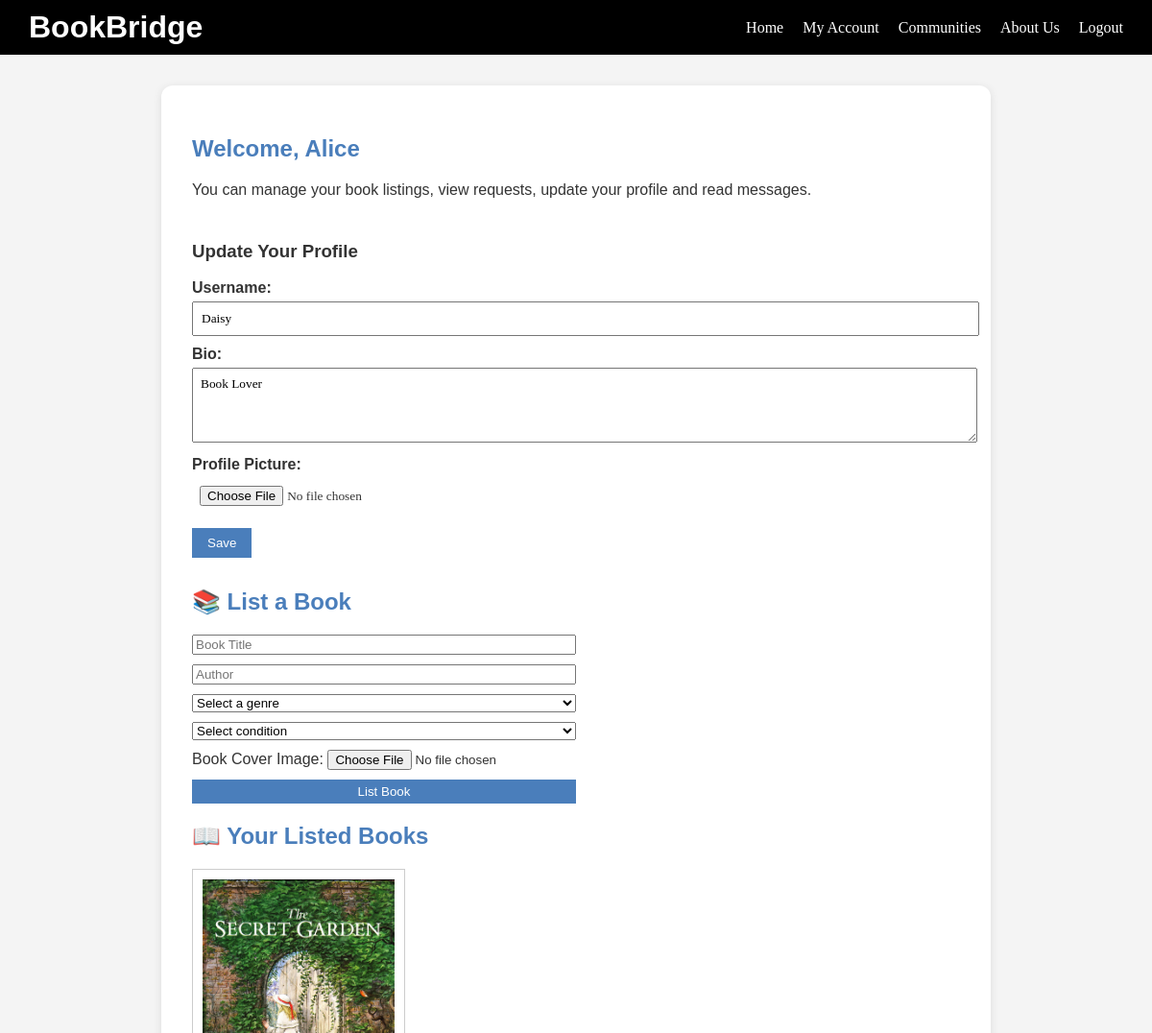
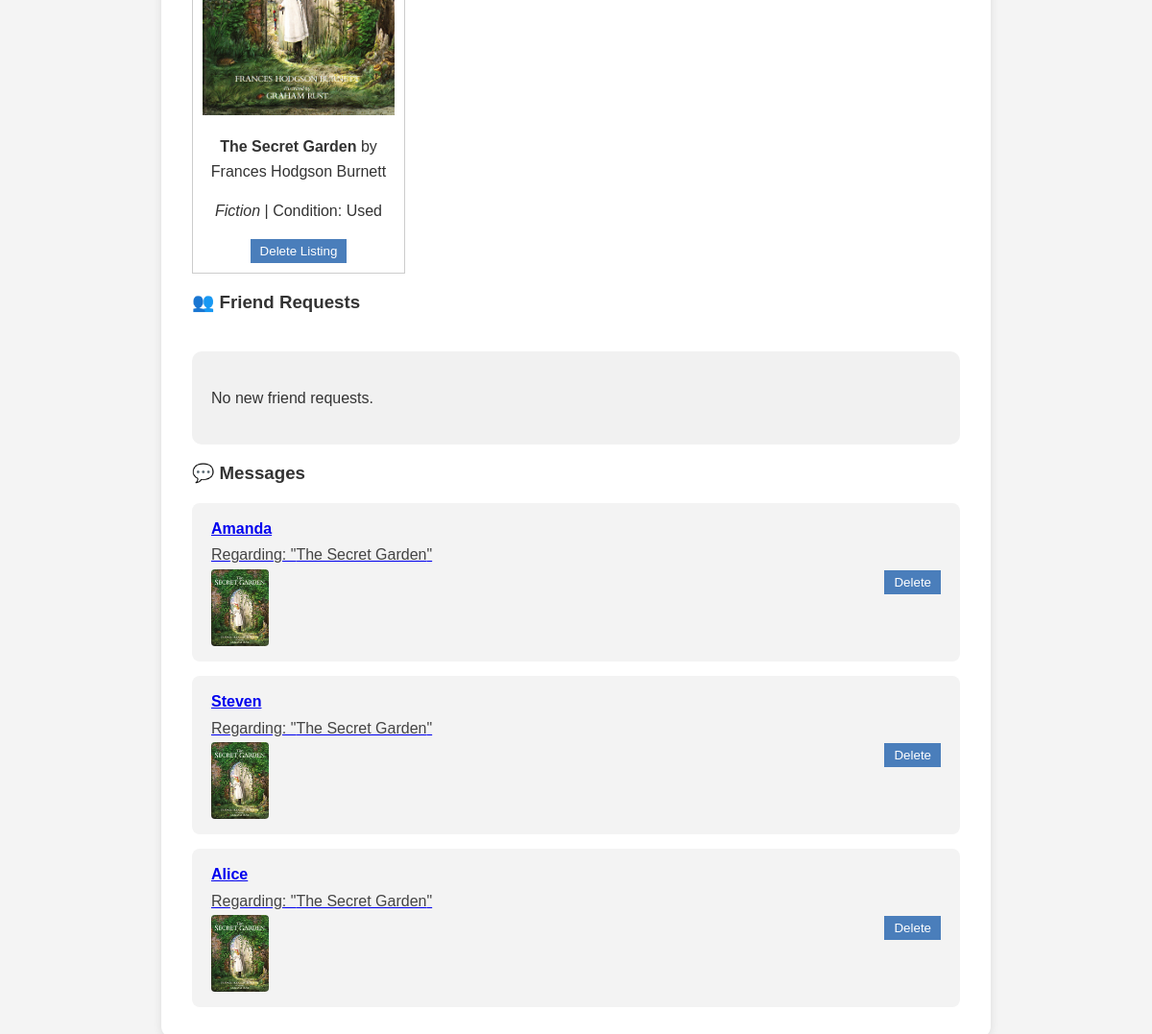
Page /myaccount (signed in) on the committed database (2 pictures, top to bottom).
### tables this page shows
CREATE TABLE users (
            id INTEGER PRIMARY KEY AUTOINCREMENT,
            first_name TEXT NOT NULL,
            last_name TEXT NOT NULL,
            age INTEGER NOT NULL,
            email TEXT NOT NULL UNIQUE,
            password TEXT NOT NULL
        );

CREATE TABLE user_profiles (
            id INTEGER PRIMARY KEY AUTOINCREMENT,
            user_id INTEGER NOT NULL,
            username TEXT,
            profile_picture TEXT,
            bio TEXT,
            FOREIGN KEY (user_id) REFERENCES users(id)
        );

CREATE TABLE book_listings (
            id INTEGER PRIMARY KEY AUTOINCREMENT,
            user_id INTEGER NOT NULL,
            title TEXT NOT NULL,
            author TEXT NOT NULL,
            genre TEXT NOT NULL,
            condition TEXT NOT NULL,
            image_filename TEXT,
            FOREIGN KEY (user_id) REFERENCES users(id)
        );

CREATE TABLE messages (
            id INTEGER PRIMARY KEY AUTOINCREMENT,
            sender_id INTEGER NOT NULL,
            receiver_id INTEGER NOT NULL,
            book_id INTEGER,
            message TEXT NOT NULL,
            timestamp DATETIME DEFAULT CURRENT_TIMESTAMP,
            FOREIGN KEY (sender_id) REFERENCES users(id),
            FOREIGN KEY (receiver_id) REFERENCES users(id),
            FOREIGN KEY (book_id) REFERENCES book_listings(id)
        );

### app/routes.py (the view)
@main.route("/myaccount")
def my_account():
    if "user" not in session:  # user not logged in
        return render_template("account.html", logged_in=False)
    user_id = session["user"]["id"]
    listings = get_book_listings_by_user(user_id)
    user_profile = get_user_profile(user_id)
    messages = get_messages_for_user(user_id)
    conn = get_db_connection()
    friend_requests = conn.execute(
        """
        SELECT fr.id, u.id AS sender_id, up.username, up.profile_picture, fr.created_at
        FROM friend_requests fr
        JOIN users u ON fr.sender_id = u.id
        JOIN user_profiles up ON u.id = up.user_id
        WHERE fr.receiver_id = ? AND fr.status = 'pending'
        """,
        (user_id,),
    ).fetchall()
    conn.close()
    friend_requests = [
        {
            **dict(row),
            "created_at": datetime.strptime(row["created_at"], "%Y-%m-%d %H:%M:%S"),
        }
        for row in friend_requests
    ]
    return render_template(
        "account.html",
        logged_in=True,
        user=session["user"],
        first_name=session["user"]["first_name"],
        listings=listings,
        user_profile=user_profile,
        messages=messages,
        friend_requests=friend_requests,  # pass to template
    )

### app/models.py (called while the page is built)
def get_db_connection():
    conn = sqlite3.connect("app/database.db")
    conn.row_factory = sqlite3.Row  # allows column access by name
    return conn

def get_user_profile(user_id):
    conn = get_db_connection()
    profile = conn.execute(
        "SELECT * FROM user_profiles WHERE user_id = ?", (user_id,)
    ).fetchone()
    conn.close()
    return profile

def get_book_listings_by_user(user_id):
    conn = get_db_connection()
    books = conn.execute(
        "SELECT * FROM book_listings WHERE user_id = ?", (user_id,)
    ).fetchall()
    conn.close()
    return books

def get_messages_for_user(user_id):
    conn = get_db_connection()
    messages = conn.execute(
        """
        SELECT m.*, u.first_name AS sender_name, b.title AS book_title, b.image_filename
        FROM messages m
        JOIN users u ON m.sender_id = u.id
        JOIN book_listings b ON m.book_id = b.id
        WHERE m.receiver_id = ?
        ORDER BY timestamp DESC
        """,
        (user_id,),
    ).fetchall()
    conn.close()
    return messages

### app/templates/account.html (shortened to what this page needs)
{% extends 'base.html' %}
{% block styles %}
<link rel="stylesheet" href="{{ url_for('static', filename='css/account.css') }}">
{% endblock %}
{% block content %}
<section class="account-container">
    {% if logged_in %}
        <div class="profile-header">
            <div>
                <h2 class="subheading">Welcome, {{ first_name }}</h2>
                <p>You can manage your book listings, view requests, update your profile and read messages.</p>
            </div>
        </div>
        <h3 class="subheading">Update Your Profile</h3>
        <form action="{{ url_for('main.update_profile') }}" method="POST" enctype="multipart/form-data" class="profile-form">
            <label>Username:</label>
            <input type="text" name="username" placeholder="Your username"
                   value="{{ user_profile.username if user_profile else '' }}" required><br>
            <label>Bio:</label>
            <textarea name="bio" placeholder="Tell us about yourself..." rows="4" required>{{ user_profile.bio if user_profile else '' }}</textarea><br>
            <label>Profile Picture:</label>
            <input type="file" name="profile_picture" accept="image/*"><br>
            <button type="submit">Save</button>
        </form>
        <h2 class="subheading">📚 List a Book</h2>
        <form method="POST" action="{{ url_for('main.list_book') }}" enctype="multipart/form-data" class="listing-form">
            <input type="text" name="title" placeholder="Book Title" required>
            <input type="text" name="author" placeholder="Author" required>
            <select name="genre" required>
                <option value="">Select a genre</option>
            </select>
            <select name="condition" required>
                <option value="">Select condition</option>
            </select>
            <label>Book Cover Image: <input type="file" name="book_image" accept="image/*"></label>
            <button type="submit">List Book</button>
        </form>
        <h2 class="subheading">📖 Your Listed Books</h2>
        <div class="book-listings">
            {% if listings %}
                {% for book in listings %}
                    <div class="book-item">
                        {% if book.image_filename %}
                            <img src="{{ url_for('static', filename='uploads/' + book.image_filename) }}" alt="{{ book.title }}">
                        {% endif %}
                        <p><strong>{{ book.title }}</strong> by {{ book.author }}</p>
                        <p><em>{{ book.genre }}</em> | Condition: {{ book.condition }}</p>
                        <form method="POST" action="{{ url_for('main.delete_listing', listing_id=book.id) }}">
                            <button type="submit" class="delete-button">Delete Listing</button>
                        </form>
                    </div>
                {% endfor %}
            {% else %}
                <p>You haven't listed any books yet.</p>
            {% endif %}
        </div>
        <h3 class="subheading">👥 Friend Requests</h3>
        <div class="friend-requests">
            {% if friend_requests %}
                {% for request in friend_requests %}
                    <div class="friend-request-item">
                        <div class="friend-request-left">
                            <p><strong>{{ request.username }}</strong> wants to be friends!</p>
                            <p class="request-time">{{ request.created_at.strftime('%Y-%m-%d %H:%M') }}</p>
                        </div>
                        <div class="friend-request-actions">
                            <form method="POST" action="{{ url_for('main.accept_friend_request', request_id=request.id) }}">
                                <button type="submit" class="btn-accept">Accept</button>
                            </form>
                            <form method="POST" action="{{ url_for('main.decline_friend_request', request_id=request.id) }}">
                                <button type="submit" class="btn-decline">Decline</button>
                            </form>
                        </div>
                    </div>
                {% endfor %}
            {% else %}
                <p>No new friend requests.</p>
            {% endif %}
        </div>
        <h3 class="subheading">💬 Messages</h3>
        <div class="messages-container">
            {% if messages %}
                {% for msg in messages %}
                    <div class="message-row">
                        <a href="{{ url_for('main.chat', buyer_id=msg.sender_id, book_id=msg.book_id) }}" class="message-link">
                            <div class="message-left">
                                <p><strong>{{ msg.sender_name }}</strong></p>
                                <p class="message-preview">Regarding: "{{ msg.book_title }}"</p>
                            </div>
                            <div class="message-right">
                                {% if msg.image_filename %}
                                    <img src="{{ url_for('static', filename='uploads/' + msg.image_filename) }}"
                                        alt="{{ msg.book_title }}" class="message-book-cover">
                                {% endif %}
                            </div>
                        </a>
                        <form method="POST" action="{{ url_for('main.delete_message', message_id=msg.id) }}" onsubmit="return confirm('Delete this message?');">
                            <button type="submit" class="delete-button">Delete</button>
                        </form>
                    </div>
                {% endfor %}
            {% else %}
                <p>No messages.</p>
            {% endif %}
        </div>
    {% else %}
        <h2>Access Denied</h2>
        <p>You need to <a href="{{ url_for('main.login') }}">log in</a> or <a href="{{ url_for('main.register') }}">register</a> to view your account details.</p>
    {% endif %}
</section>
{% endblock %}

### app/templates/base.html (shortened to what this page needs)
<!DOCTYPE html>
<html lang="en">
<head>
    <link rel="stylesheet" href="{{ url_for('static', filename='css/base.css') }}">
    <link rel="stylesheet" href="{{ url_for('static', filename='css/navbar.css') }}">
    {% block styles %}{% endblock %}
</head>
<body>
    {% include 'navbar.html' %}
    <main>
        {% block content %}{% endblock %}
    </main>
</body>
</html>

### app/templates/navbar.html
<header>
    <h1>BookBridge</h1>
    <nav>
        <div class="nav-links">
            <a href="{{ url_for('main.home') }}">Home</a>
            <a href="{{ url_for('main.my_account') }}">My Account</a>
            <a href="{{ url_for('main.communities') }}">Communities</a>
            <a href="{{ url_for('main.about') }}">About Us</a>
            {% if session.get('user') %}
                <a href="{{ url_for('main.logout') }}">Logout</a>
            {% else %}
                <a href="{{ url_for('main.login') }}">Login</a>
            {% endif %}
        </div>
    </nav>
</header>

### app/static/css/base.css (style rules this page uses)
body { font-family: Arial, sans-serif; margin: 0; padding: 0; background: #f4f4f4; color: #333; }

### app/static/css/navbar.css (style rules this page uses)
header { display: flex; justify-content: space-between; align-items: center; background-color: black; padding: 10px 30px; color: white; }
header h1 { color: #ffffff; font-family: 'Poppins', sans-serif; margin: 0; }
.nav-links { display: flex; gap: 20px; align-items: center; }
.nav-links a { text-decoration: none; color: white; font-family: 'Times New Roman', serif; font-size: 16px; transition: color 0.3s ease; }

### app/static/css/account.css (style rules this page uses)
.account-container { max-width: 800px; margin: 2rem auto; background-color: #fff; padding: 2rem; border-radius: 12px; box-shadow: 0 2px 10px rgba(0,0,0,0.1); }
.account-container h2 { color: #4a7ebb; margin-bottom: 1rem; }
.account-container p { font-size: 1rem; line-height: 1.6; }
h2 { color: #4a7ebb; font-family: 'Poppins', sans-serif; }
.profile-form { margin-bottom: 2rem; }
.profile-form label { font-weight: bold; display: block; margin-top: 10px; }
.profile-form input, .profile-form textarea { width: 100%; padding: 0.5rem; margin-top: 5px; font-family: 'Times New Roman', serif; }
.profile-form button { margin-top: 15px; padding: 0.5rem 1rem; background-color: #4a7ebb; color: white; border: none; cursor: pointer; }
.listing-form { display: flex; flex-direction: column; gap: 10px; max-width: 400px; margin-top: 20px; }
.book-listings { display: flex; flex-wrap: wrap; gap: 20px; margin-top: 20px; }
.book-item { border: 1px solid #ccc; padding: 10px; background: white; width: 200px; text-align: center; }
.book-item img { width: 100%; height: auto; }
.profile-header { display: flex; align-items: center; gap: 1rem; margin-bottom: 1.5rem; }
form textarea { width: 100%; resize: vertical; height: 60px; margin-top: 5px; }
form button { background-color: #4a7ebb; color: white; border: none; padding: 5px 10px; cursor: pointer; }
.messages-container { display: flex; flex-direction: column; gap: 15px; margin-top: 20px; }
.message-row { display: flex; justify-content: space-between; align-items: center; background-color: #f3f3f3; padding: 12px 20px; border-radius: 8px; text-decoration: none; color: black; transition: background-color 0.3s ease; }
.message-left p { margin: 2px 0; }
.message-preview { font-size: 0.9em; color: #444; }
.message-book-cover { width: 60px; height: 80px; object-fit: cover; border-radius: 4px; }
.friend-requests { margin-top: 40px; padding: 20px; background-color: #f1f1f1; border-radius: 10px; }

### rows in the picture
users: first_name "Alice"
user_profiles: username "Daisy", bio "Book Lover"
book_listings: image_filename (picture), title "The Secret Garden", author "Frances Hodgson Burnett", genre "Fiction", condition "Used"
messages: sender_name "Amanda", book_title "The Secret Garden", image_filename (picture)
messages: sender_name "Steven", book_title "The Secret Garden", image_filename (picture)
messages: sender_name "Alice", book_title "The Secret Garden", image_filename (picture)
